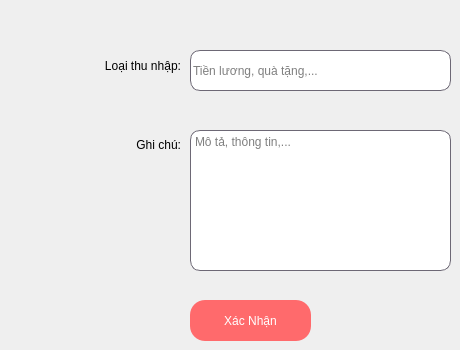
     <widget class="QWidget" name="tab2_P3">
      <attribute name="title">
       <string>Thêm loại thu nhập</string>
      </attribute>
      <widget class="QTextEdit" name="textEdit_p3_GhiChu_tab2">
       <property name="geometry">
        <rect>
         <x>190</x>
         <y>130</y>
         <width>261</width>
         <height>141</height>
        </rect>
       </property>
       <property name="toolTip">
        <string>&lt;html&gt;&lt;head/&gt;&lt;body&gt;&lt;p&gt;&lt;span style=&quot; font-size:12pt;&quot;&gt;Mô tả sẽ ghi đè lên mô tả của thu nhập hiện có(nếu có). Có thể để trống.&lt;/span&gt;&lt;/p&gt;&lt;/body&gt;&lt;/html&gt;</string>
       </property>
       <property name="styleSheet">
        <string notr="true">background-color: rgb(255, 255, 255);
font: 13pt &quot;Segoe UI&quot;;

border-radius: 10px;
border: 1px solid #6d6875;</string>
       </property>
       <property name="placeholderText">
        <string>Mô tả, thông tin,...</string>
       </property>
      </widget>
      <widget class="QPushButton" name="btn_p3_XacNhan_tab2">
       <property name="geometry">
        <rect>
         <x>190</x>
         <y>300</y>
         <width>121</width>
         <height>41</height>
        </rect>
       </property>
       <property name="styleSheet">
        <string notr="true">border-radius: 15px;
color: rgb(255, 255, 255);
background-color: rgb(255, 106, 108);
font: 75 15pt &quot;MS Shell Dlg 2&quot;;</string>
       </property>
       <property name="text">
        <string>Xác Nhận</string>
       </property>
      </widget>
      <widget class="QLineEdit" name="lineEdit_p3_LoaiThuNhap_tab2">
       <property name="geometry">
        <rect>
         <x>190</x>
         <y>50</y>
         <width>261</width>
         <height>41</height>
        </rect>
       </property>
       <property name="styleSheet">
        <string notr="true">font: 16pt &quot;Segoe UI&quot;;
background-color: rgb(255, 255, 255);

border-radius: 10px;
border: 1px solid #6d6875;</string>
       </property>
       <property name="placeholderText">
        <string>Tiền lương, quà tặng,...</string>
       </property>
      </widget>
      <widget class="QWidget" name="layoutWidget">
       <property name="geometry">
        <rect>
         <x>10</x>
         <y>30</y>
         <width>171</width>
         <height>151</height>
        </rect>
       </property>
       <layout class="QVBoxLayout" name="verticalLayout_P3_tab2">
        <property name="sizeConstraint">
         <enum>QLayout::SetMinAndMaxSize</enum>
        </property>
        <item>
         <widget class="QLabel" name="label_p3_LoaiThuNhap_tab2">
          <property name="styleSheet">
           <string notr="true">font: 75 15pt &quot;Segoe UI&quot;;</string>
          </property>
          <property name="text">
           <string>&lt;html&gt;&lt;head/&gt;&lt;body&gt;&lt;p align=&quot;right&quot;&gt;Loại thu nhập:&lt;/p&gt;&lt;/body&gt;&lt;/html&gt;</string>
          </property>
         </widget>
        </item>
        <item>
         <widget class="QLabel" name="label_p3_GhiChu_tab2">
          <property name="styleSheet">
           <string notr="true">font: 75 15pt &quot;Segoe UI&quot;;</string>
          </property>
          <property name="text">
           <string>&lt;html&gt;&lt;head/&gt;&lt;body&gt;&lt;p align=&quot;right&quot;&gt;Ghi chú:&lt;/p&gt;&lt;/body&gt;&lt;/html&gt;</string>
          </property>
         </widget>
        </item>
       </layout>
      </widget>
     </widget>
